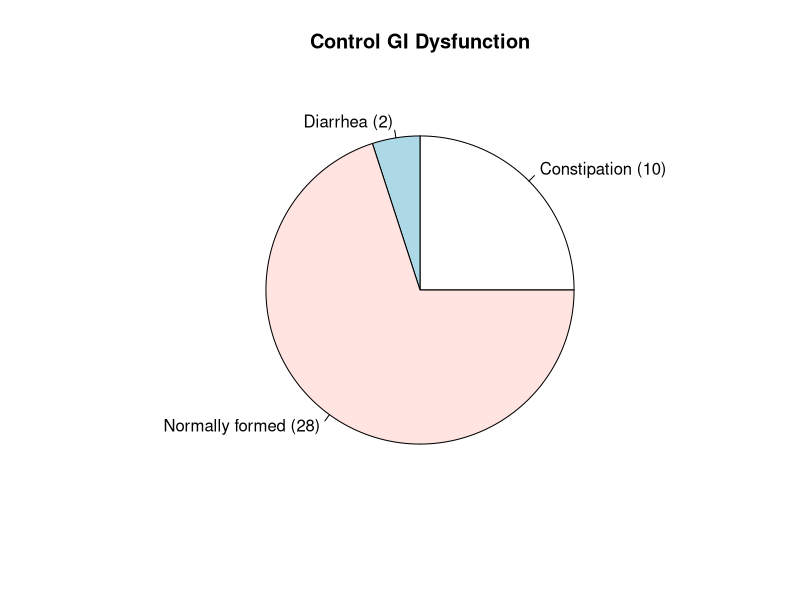
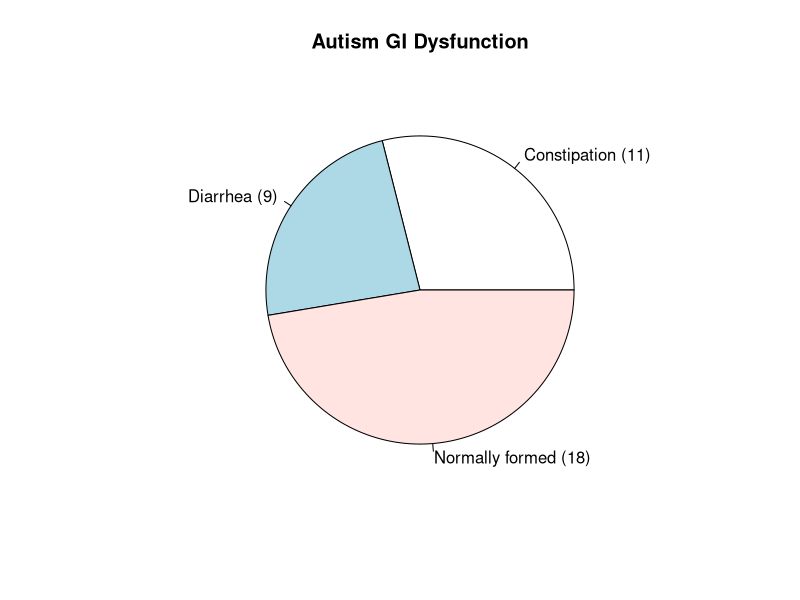

Write the R code that produced these figures, in order. (Note: this script raises an error after producing the figures.)


pie(c(10, 2, 28), labels = c("Constipation (10)", "Diarrhea (2)", "Normally formed (28)"), main="Control GI Dysfunction")
pie(c(11, 9, 18), labels = c("Constipation (11)", "Diarrhea (9)", "Normally formed (18)"), main="Autism GI Dysfunction")
x <- c(10, 2, 28)
y <- c(11, 9, 18)


aut_older <- sum(autMap$age_month_ok > cMap$age_month_ok)
control_older <- sum(autMap$age_month_ok < cMap$age_month_ok)
same_age <- sum(autMap$age_month_ok == cMap$age_month_ok)
                     
pie(c(aut_older, control_older, same_age ), 
    labels=c(paste("Aut older (", aut_older, ")"), paste("Control older (", control_older, ")"), paste("Same age (", same_age, ")")), 
    main="Older Sibling")
